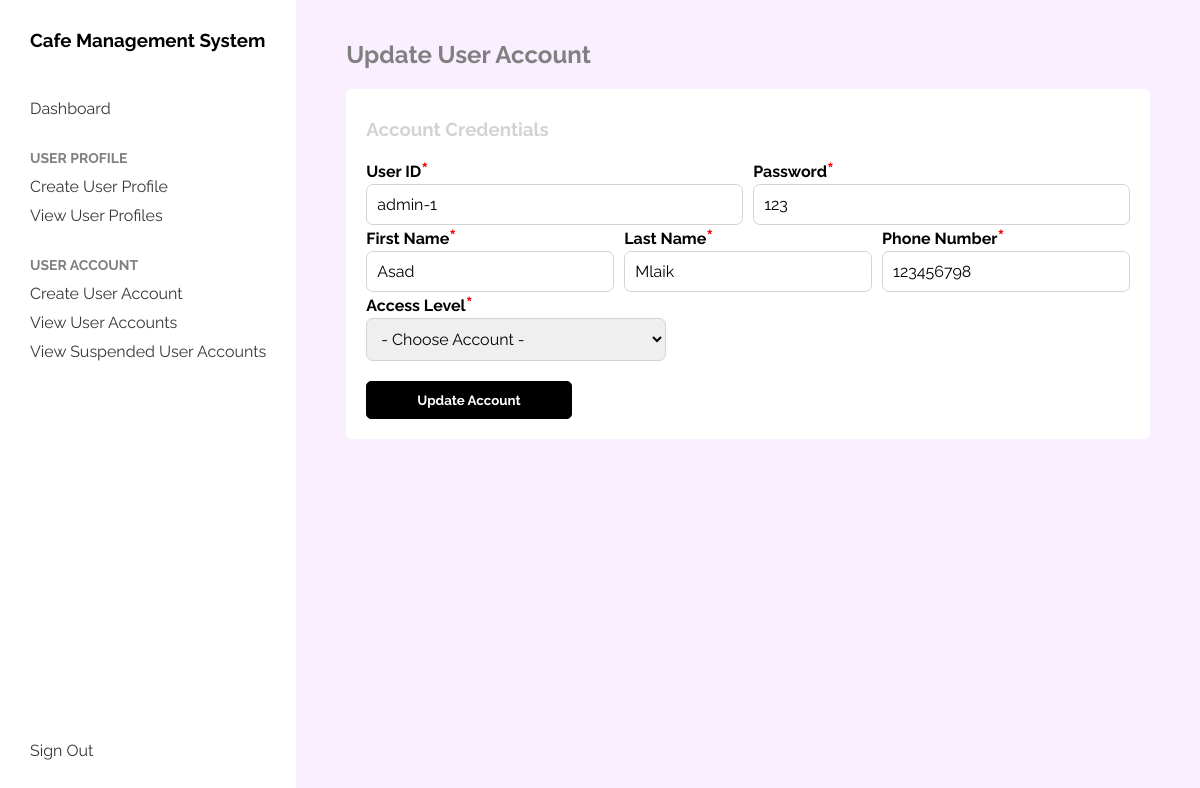
Page /admin/update-user-account/1 (signed in) on the committed database.
### tables this page shows
CREATE TABLE user (
	id INTEGER NOT NULL, 
	first_name VARCHAR(30), 
	last_name VARCHAR(30), 
	"desc" TEXT, 
	phone VARCHAR(20), 
	user_id VARCHAR(30), 
	password VARCHAR(50), 
	user_type VARCHAR(10), 
	role VARCHAR(20), 
	account_status VARCHAR(10), job_title VARCHAR(255), 
	PRIMARY KEY (id)
);

### application/boundary/system_admin.py (the view, shortened to what this page needs)
@admin.route("/update-user-account/<int:account_id>", methods=['GET', 'POST'])
def update_user_account(account_id):
    userAccount = SearchUserAccountByRowIdController()
    user = userAccount.searchUserAccount(account_id)
    return render_template("system_admin/create_user_account.html"
                           , user=user
                           , page_type="UPDATE"
                           , title="Update User Account"
                           , ACCESS_LEVELS=ACCESS_LEVELS)

### application/boundary/system_admin.py (called while the page is built)
@admin.before_request
def check_user_validity():
    if 'user_id' not in session:
        return redirect(url_for("boundary.auth.login"))
    if session['user_type'] != SYSTEM_ADMIN:
        return abort(403)

### application/control/UserAccountController.py (called while the page is built)
    def searchUserAccount(self, row_id):
        return self.entity.searchUserByRowId(row_id)

### application/entity/UserAccountEntity.py (called while the page is built)
    def searchUserByRowId(self, row_id):
        query = f"SELECT id, user_id, password, first_name, last_name, phone, user_type FROM USER where id={row_id}"
        rows = self.cursor.execute(query).fetchone()
        return rows

### application/boundary/templates/system_admin/create_user_account.html (shortened to what this page needs)
{% extends 'system_admin/base.html' %}
{% block styles %}
    <link rel="stylesheet" href="{{ url_for("boundary.static", filename='admin/create_user_account.css') }}">
{% endblock styles %}
{% block content %}
    {% set url = url_for('boundary.admin.create_user_account') if not page_type else url_for('boundary.admin.update_user_account', account_id=user[0]) %}
    <form class="flex-column" method="POST" action="{{ url }}">
        <h3 class="section__heading">Account Credentials</h3>
        <div class="form__name">
            <div class="form__input flex-column">
                <label class="required">User ID</label>
                <input type="text" name="user_id" required value="{{ user[1] if user else "" }}">
            </div>
            <div class="form__input flex-column">
                <label class="required">Password</label>
                <input type="text" name="password" required value="{{ user[2] if user else "" }}">
            </div>
        </div>
        <div class="form__name">
            <div class="form__input flex-column">
                <label class="required">First Name</label>
                <input type="text" name="fname" value="{{ user[3] if user else "" }}" required>
            </div>
            <div class="form__input flex-column">
                <label class="required">Last Name</label>
                <input type="text" name="lname" value="{{ user[4] if user else "" }}" required>
            </div>
            <div class="form__input flex-column">
                <label class="required">Phone Number</label>
                <input type="text" name="phone" value="{{ user[5] if user else "" }}" required>
            </div>
        </div>
        <div class="form__input form_block flex-column">
            <label class="required">Access Level</label>
            <select required name="access_level">
                <option value="">- Choose Account -</option>
            </select>
        </div>
        <div class="form__name">
            <div class="form__submit">
                <input type="submit" value="{{ "Update Account" if user else "Add Account" }}">
            </div>
        </div>
    </form>
{% endblock content %}

### application/boundary/assets/admin/create_user_account.css (style rules this page uses)
.form__name { display: flex; gap: 10px; }
.form__name .form__input { flex: 1; }
.form_block * { display: block; }
.form_block select { width: 300px; }
.section__heading { color: lightgrey; }
.form__input label { font-weight: bold; margin-bottom: 2px; }
.form__input input, .form_block select { padding: 10px; font-size: 16px; border-radius: 7px; outline: none; border: 1px solid lightgrey; }
.form__submit input { display: block; padding: 10px 50px; margin-top: 20px; border-radius: 5px; outline: none; border: 1px solid black; background-color: black; color: white; font-weight: bold; cursor: pointer; }

### application/boundary/assets/base.css (style rules this page uses)
* { font-family: 'Raleway', sans-serif; box-sizing: border-box; }
body { margin: 0; }
.flex-column { display: flex; flex-direction: column; }
.required::after { content: "*"; color: red; font-size: 20px; }

### rows in the picture
user: user_id "admin-1", password "123", fname "Asad", lname "Mlaik", phone "123456798"

### other values in the picture
{{ title }} "Update User Account"
